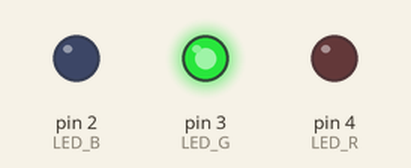
Simulated run of this sketch. Board: Arduino Uno, built with avr-gcc and run on an emulated ATmega328P. On the bench: output pins drawn as LEDs (lit = HIGH).

Above: at 0.2 s.
At 0.7 s:
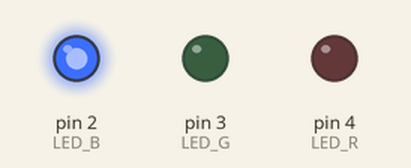
At 2.7 s:
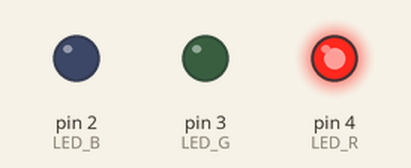
Timing chart, 0 to 3.5 s (numbered marks = the images above):
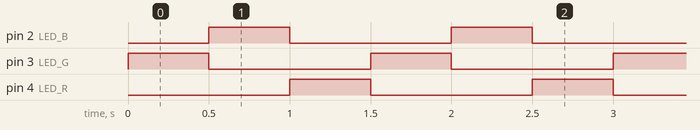

The sketch:

three_leds.ino
```cpp
#define LED_R 4
#define LED_G 3
#define LED_B 2

#define DELAY 500

void setup() {
  pinMode(LED_R, OUTPUT);
  pinMode(LED_G, OUTPUT);
  pinMode(LED_B, OUTPUT);
}

int leds[] = {LED_R, LED_G, LED_B};
int i = 0;

void loop() {
  digitalWrite(leds[i], LOW);
  digitalWrite(leds[(i+1)%3], HIGH);
  i  =(i+1) % (sizeof(leds)/sizeof(leds[0]));
  delay(DELAY);
}

void replaceLed(int off, int on) {

}
```

Measured:
- by itself, pin 2 (LED_B), pin 3 (LED_G), pin 4 (LED_R): alternates HIGH for 0.50 s and LOW for 1.0 s
- by itself, everything shown: repeats every 1.5 s, in 3 steps
